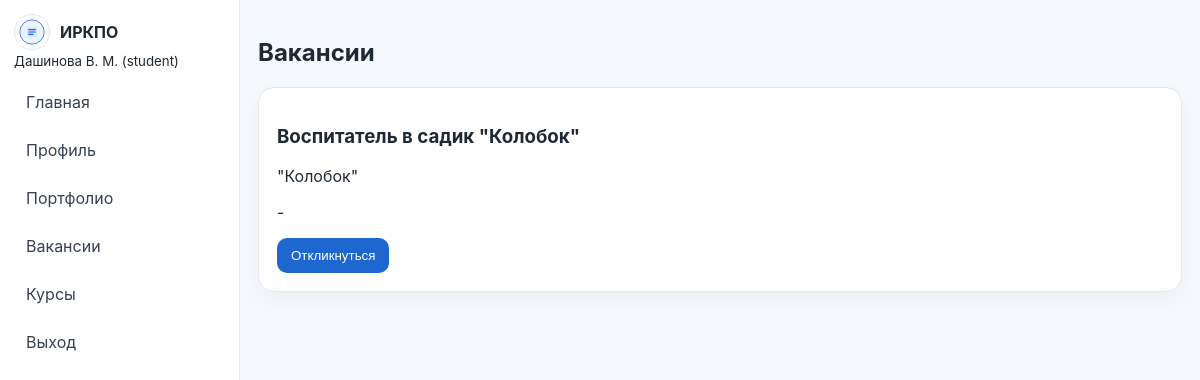
The app's page /vacancies (signed in), older data.
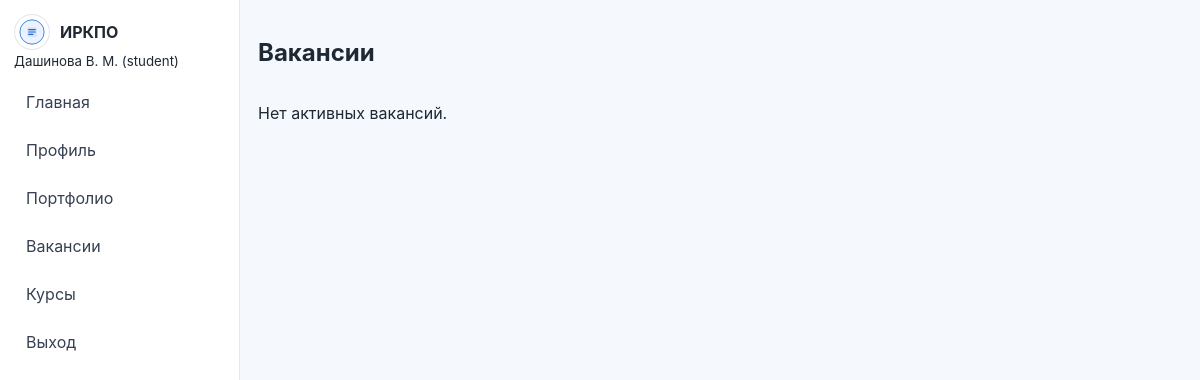
The same page, newer data.
### app.py (models this page shows)
class Vacancy(db.Model):
    id = db.Column(db.Integer, primary_key=True)
    title = db.Column(db.String(150), nullable=False)
    company = db.Column(db.String(120), nullable=False)
    description = db.Column(db.Text)
    contacts = db.Column(db.String(255))
    status = db.Column(db.String(20), default="active", nullable=False)  # active, hidden, archive
    created_at = db.Column(db.DateTime, default=datetime.utcnow, nullable=False)

### app.py (the view)
@app.route("/vacancies")
@login_required
@role_required("student")
def student_vacancies():
    vacancies = Vacancy.query.filter_by(status="active").order_by(Vacancy.created_at.desc()).all()
    return render_template("student/vacancies.html", vacancies=vacancies)

### app.py (called while the page is built)
@login_manager.user_loader
def load_user(user_id):
    return db.session.get(User, int(user_id))

def role_required(*roles):
    def decorator(func):
        @wraps(func)
        def wrapper(*args, **kwargs):
            if not current_user.is_authenticated:
                return login_manager.unauthorized()
            if current_user.role not in roles:
                flash("У вас нет доступа к этой странице.", "error")
                return redirect(url_for("index"))
            return func(*args, **kwargs)
        return wrapper
    return decorator

### templates/student/vacancies.html (shortened to what this page needs)
{% extends 'base_dashboard.html' %}
{% block content %}
<h2>Вакансии</h2>
<div class="grid two">
{% for vacancy in vacancies %}
  <div class="card">
    <h3>{{ vacancy.title }}</h3>
    <p>{{ vacancy.company }}</p>
    <p>{{ vacancy.description }}</p>
    <button class="btn" onclick="openRespondModal('{{ vacancy.id }}', '{{ vacancy.contacts|default('', true)|replace("'", "&#39;") }}', '{{ url_for('public_resume', token=current_user.resume_public_token, _external=True) }}')">Откликнуться</button>
  </div>
{% else %}<p>Нет активных вакансий.</p>{% endfor %}
</div>
{% endblock %}

Row changes from the older to the newer data that the page shows:
removed Vacancy: title "Воспитатель в садик \"Колобок\"", company "\"Колобок\"", description "-"
Text that changed along with them:
text now shown: "Нет активных вакансий."
